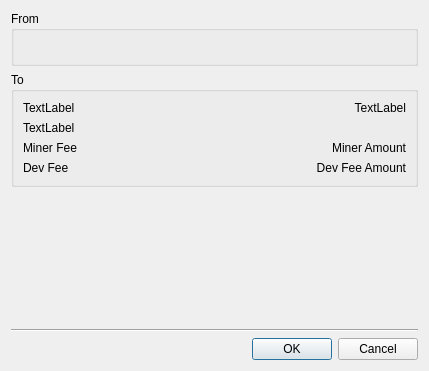
<?xml version="1.0" encoding="UTF-8"?>
<ui version="4.0">
 <class>confirm</class>
 <widget class="QDialog" name="confirm">
  <property name="geometry">
   <rect>
    <x>0</x>
    <y>0</y>
    <width>429</width>
    <height>371</height>
   </rect>
  </property>
  <property name="windowTitle">
   <string>Confirm Transaction</string>
  </property>
  <layout class="QVBoxLayout" name="verticalLayout">
   <item>
    <widget class="QGroupBox" name="groupBox">
     <property name="title">
      <string>From</string>
     </property>
     <layout class="QVBoxLayout" name="verticalLayout_2">
      <item>
       <widget class="QLabel" name="sendFrom">
        <property name="text">
         <string/>
        </property>
        <property name="wordWrap">
         <bool>true</bool>
        </property>
       </widget>
      </item>
     </layout>
    </widget>
   </item>
   <item>
    <widget class="QGroupBox" name="sendToAddrs">
     <property name="title">
      <string>To</string>
     </property>
     <layout class="QGridLayout" name="gridLayout">
      <item row="2" column="1">
       <widget class="QLabel" name="minerFee">
        <property name="text">
         <string>Miner Amount</string>
        </property>
        <property name="alignment">
         <set>Qt::AlignRight|Qt::AlignTrailing|Qt::AlignVCenter</set>
        </property>
       </widget>
      </item>
      <item row="0" column="0">
       <widget class="QLabel" name="Addr1">
        <property name="text">
         <string>TextLabel</string>
        </property>
        <property name="wordWrap">
         <bool>true</bool>
        </property>
       </widget>
      </item>
      <item row="0" column="1">
       <widget class="QLabel" name="Amt1">
        <property name="text">
         <string>TextLabel</string>
        </property>
        <property name="alignment">
         <set>Qt::AlignRight|Qt::AlignTrailing|Qt::AlignVCenter</set>
        </property>
       </widget>
      </item>
      <item row="1" column="0" colspan="2">
       <widget class="QLabel" name="Memo1">
        <property name="text">
         <string>TextLabel</string>
        </property>
       </widget>
      </item>
      <item row="2" column="0">
       <widget class="QLabel" name="labelMinerFee">
        <property name="text">
         <string>Miner Fee</string>
        </property>
       </widget>
      </item>
      <item row="3" column="0">
       <widget class="QLabel" name="labelDevFee">
        <property name="text">
         <string>Dev Fee</string>
        </property>
       </widget>
      </item>
      <item row="3" column="1">
       <widget class="QLabel" name="devFee">
        <property name="text">
         <string>Dev Fee Amount</string>
        </property>
        <property name="alignment">
         <set>Qt::AlignRight|Qt::AlignTrailing|Qt::AlignVCenter</set>
        </property>
       </widget>
      </item>
     </layout>
    </widget>
   </item>
   <item>
    <spacer name="verticalSpacer">
     <property name="orientation">
      <enum>Qt::Vertical</enum>
     </property>
     <property name="sizeHint" stdset="0">
      <size>
       <width>20</width>
       <height>40</height>
      </size>
     </property>
    </spacer>
   </item>
   <item>
    <widget class="Line" name="line">
     <property name="orientation">
      <enum>Qt::Horizontal</enum>
     </property>
    </widget>
   </item>
   <item>
    <widget class="QDialogButtonBox" name="buttonBox">
     <property name="orientation">
      <enum>Qt::Horizontal</enum>
     </property>
     <property name="standardButtons">
      <set>QDialogButtonBox::Cancel|QDialogButtonBox::Ok</set>
     </property>
    </widget>
   </item>
  </layout>
 </widget>
 <resources/>
 <connections>
  <connection>
   <sender>buttonBox</sender>
   <signal>accepted()</signal>
   <receiver>confirm</receiver>
   <slot>accept()</slot>
   <hints>
    <hint type="sourcelabel">
     <x>248</x>
     <y>254</y>
    </hint>
    <hint type="destinationlabel">
     <x>157</x>
     <y>274</y>
    </hint>
   </hints>
  </connection>
  <connection>
   <sender>buttonBox</sender>
   <signal>rejected()</signal>
   <receiver>confirm</receiver>
   <slot>reject()</slot>
   <hints>
    <hint type="sourcelabel">
     <x>316</x>
     <y>260</y>
    </hint>
    <hint type="destinationlabel">
     <x>286</x>
     <y>274</y>
    </hint>
   </hints>
  </connection>
 </connections>
</ui>
